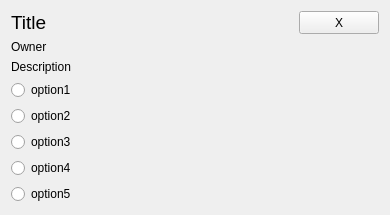
<?xml version="1.0" encoding="UTF-8"?>
<ui version="4.0">
 <class>VotingWidget</class>
 <widget class="QWidget" name="VotingWidget">
  <property name="geometry">
   <rect>
    <x>0</x>
    <y>0</y>
    <width>390</width>
    <height>180</height>
   </rect>
  </property>
  <property name="windowTitle">
   <string>Form</string>
  </property>
  <layout class="QVBoxLayout" name="verticalLayout">
   <item>
    <layout class="QHBoxLayout" name="horizontalLayout">
     <property name="spacing">
      <number>6</number>
     </property>
     <property name="sizeConstraint">
      <enum>QLayout::SetDefaultConstraint</enum>
     </property>
     <property name="topMargin">
      <number>0</number>
     </property>
     <item>
      <widget class="QLabel" name="titleLabel">
       <property name="sizePolicy">
        <sizepolicy hsizetype="Expanding" vsizetype="Preferred">
         <horstretch>0</horstretch>
         <verstretch>0</verstretch>
        </sizepolicy>
       </property>
       <property name="font">
        <font>
         <pointsize>14</pointsize>
        </font>
       </property>
       <property name="text">
        <string>Title</string>
       </property>
      </widget>
     </item>
     <item>
      <widget class="QPushButton" name="deleteButton">
       <property name="sizePolicy">
        <sizepolicy hsizetype="Minimum" vsizetype="Preferred">
         <horstretch>0</horstretch>
         <verstretch>0</verstretch>
        </sizepolicy>
       </property>
       <property name="text">
        <string>X</string>
       </property>
      </widget>
     </item>
    </layout>
   </item>
   <item>
    <widget class="QLabel" name="ownerLabel">
     <property name="text">
      <string>Owner</string>
     </property>
    </widget>
   </item>
   <item>
    <widget class="QLabel" name="descriptionLabel">
     <property name="text">
      <string>Description</string>
     </property>
    </widget>
   </item>
   <item>
    <widget class="QRadioButton" name="optionBtn1">
     <property name="text">
      <string>option1</string>
     </property>
    </widget>
   </item>
   <item>
    <widget class="QRadioButton" name="optionBtn2">
     <property name="text">
      <string>option2</string>
     </property>
    </widget>
   </item>
   <item>
    <widget class="QRadioButton" name="optionBtn3">
     <property name="text">
      <string>option3</string>
     </property>
    </widget>
   </item>
   <item>
    <widget class="QRadioButton" name="optionBtn4">
     <property name="text">
      <string>option4</string>
     </property>
    </widget>
   </item>
   <item>
    <widget class="QRadioButton" name="optionBtn5">
     <property name="text">
      <string>option5</string>
     </property>
    </widget>
   </item>
  </layout>
 </widget>
 <resources/>
 <connections/>
</ui>
